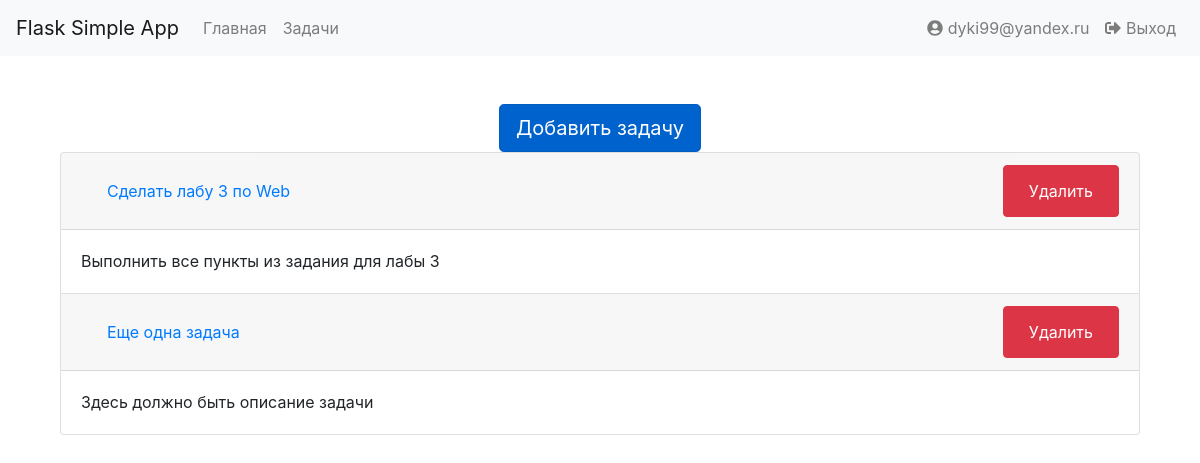
Page /tasks (signed in) on the earlier database version.
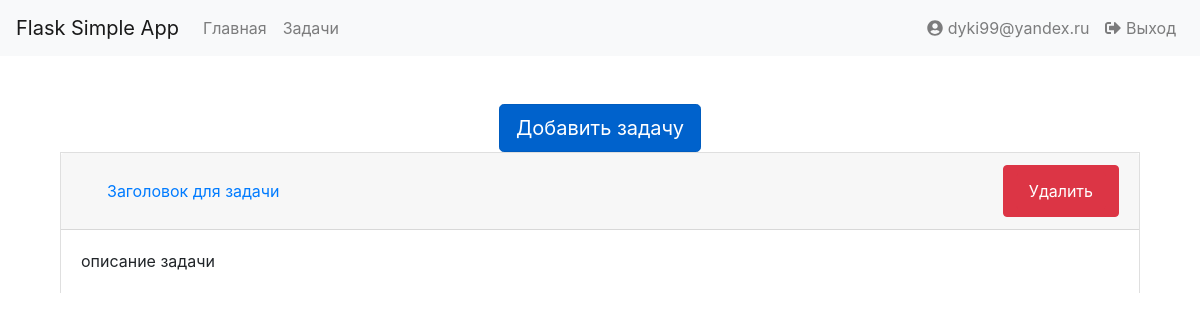
Same page on the later database version.
### tables this page shows
CREATE TABLE users
(
	id integer not null
		constraint users_pk
			primary key autoincrement,
	email text not null,
	password text not null
);

CREATE TABLE "tasks"
(
	id integer not null
		constraint tasks_pk
			primary key autoincrement,
	title varchar(100) not null,
	description text,
	id_user int not null
		references users
			on update cascade on delete cascade
);

### app.py (the view)
@app.route("/tasks", methods=['GET'])
def show_tasks():
    if 'user_id' in session:
        user_id = session['user_id']
        user = Storage.get_user_by_id(user_id)
        tasks = Storage.get_task_by_user(user_id)
        return render_template("pages/task_list.html", page_title="Список задач", tasks=tasks, user=user)
    else:
        return redirect('/login')

### storage/__init__.py (called while the page is built)
    @staticmethod
    def get_user_by_id(id: int) -> User:
        user_data = db.execute('SELECT * FROM users WHERE id=?', (id,)).fetchone()
        if user_data:
            return User(id=user_data[0], email=user_data[1], password=user_data[2])
        else:
            return None

    @staticmethod
    def get_task_by_user(user_id: int):
        tasks = db.execute("SELECT tasks.id, tasks.title, tasks.description, tasks.id_user from tasks INNER JOIN users ON tasks.id_user = users.id where users.id=?",
                           (user_id,)).fetchall()
        tasks_list = []
        for task in tasks:
            tasks_list.append(Task(id=task[0],
                                   title=task[1],
                                   description=task[2],
                                   user=Storage.get_user_by_id(task[3])))
        return tasks_list

### templates/pages/task_list.html
{% extends "layouts/base_layout.html" %}
{% block main %}
    <section class="container">
        <div class="row justify-content-md-center">
            <a href="/task" class="btn btn-primary btn-lg active" role="button" aria-pressed="true">Добавить задачу</a>
        </div>
        <div class="row justify-content-md-center">
            <div class="accordion col-12" id="accordionExample">
            {% for task in tasks %}
              <div class="card">
                <div class="card-header">
                  <h5 class="mb-0">
                    <button class="btn btn-link" type="button" data-toggle="collapse" data-target="#collapseOne" aria-expanded="true" aria-controls="collapseOne">
                      <a href="/tasks/{{ task.id }}" class="btn btn-link" role="button" aria-pressed="true">{{ task.title }}</a>
                    </button>
                      <button class="btn btn-danger float-right" type="button">
                          <a href="/delete/{{ task.id }}" class="btn btn-danger" role="button">Удалить</a>
                      </button>
                  </h5>
                </div>
                <div id="collapseOne" class="collapse show" aria-labelledby="headingOne" data-parent="#accordionExample">
                  <div class="card-body">
                      {{ task.description }}
                  </div>
                </div>
              </div>
            {% endfor %}
        </div>
        </div>
    </section>
{% endblock %}

### templates/layouts/base_layout.html (shortened to what this page needs)
<!DOCTYPE html>
<html lang="en">
<head>
    <link rel="stylesheet" href="/static/css/bootstrap.min.css">
</head>
<body>
    <nav class="navbar navbar-expand-lg navbar-light bg-light">
        <a class="navbar-brand" href="#">Flask Simple App</a>
        <ul class="navbar-nav mr-auto">
            <li class="nav-item">
                <a class="nav-link" href="/">Главная</a>
            </li>
            {% if user %}
                <li class="nav-item">
                    <a class="nav-link" href="/tasks">Задачи</a>
                </li>
            {% endif %}
        </ul>
        <ul class="navbar-nav ml-auto">
            {% if user %}
                <li class="nav-item">
                    <a class="nav-link" href="#"><i class="fas fa-user-circle"></i> {{ user.email }}</a>
                </li>
                <li class="nav-item">
                    <a class="nav-link" href="/logout"><i class="fas fa-sign-out-alt"></i> Выход</a>
                </li>
            {% endif %}
        </ul>
    </nav>
    <main class="container mt-5">
    {% block main %}{% endblock %}
    </main>
</body>
</html>

Differences in the rows shown:
removed tasks: title "Сделать лабу 3 по Web", description "Выполнить все пункты из задания для лабы 3"
removed tasks: title "Еще одна задача", description "Здесь должно быть описание задачи"
added tasks: title "Заголовок для задачи", description "описание задачи"
